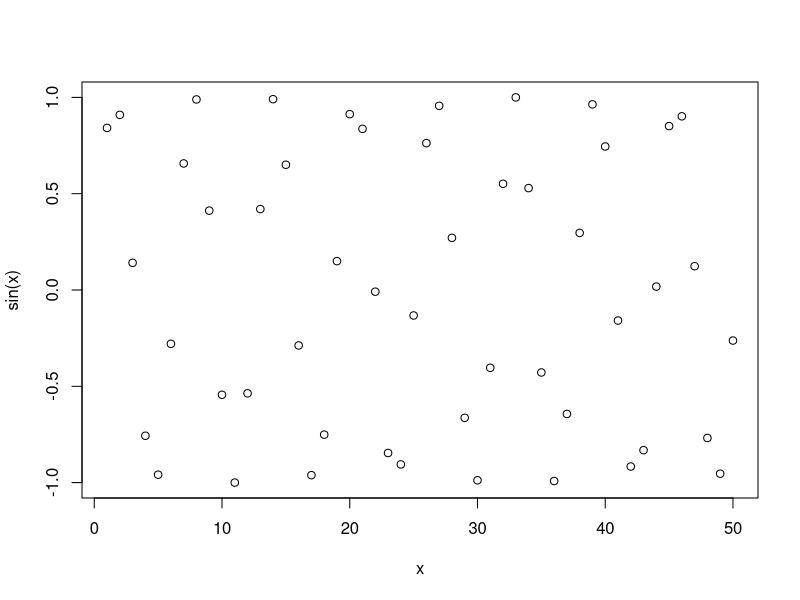
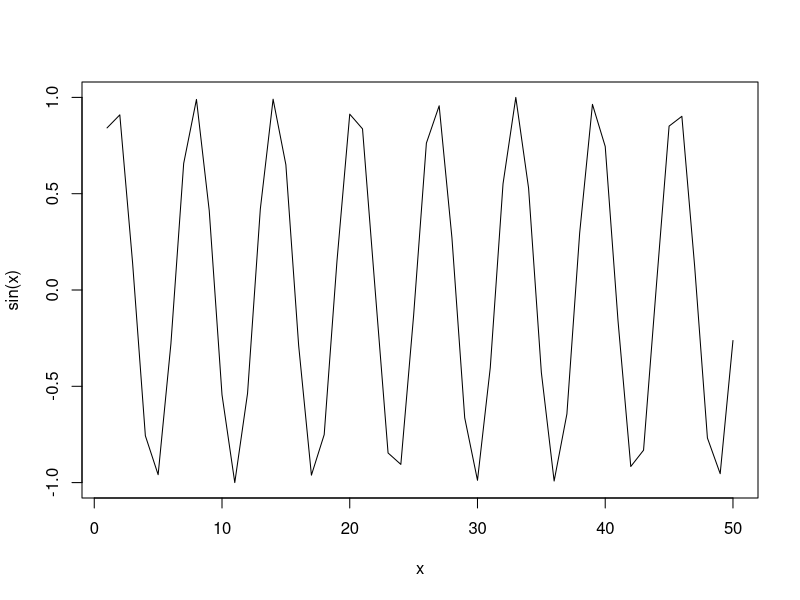
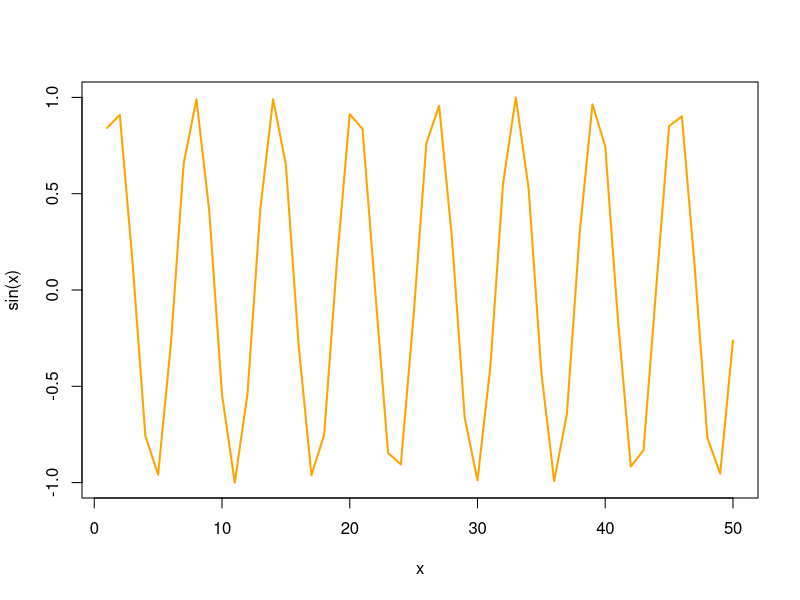
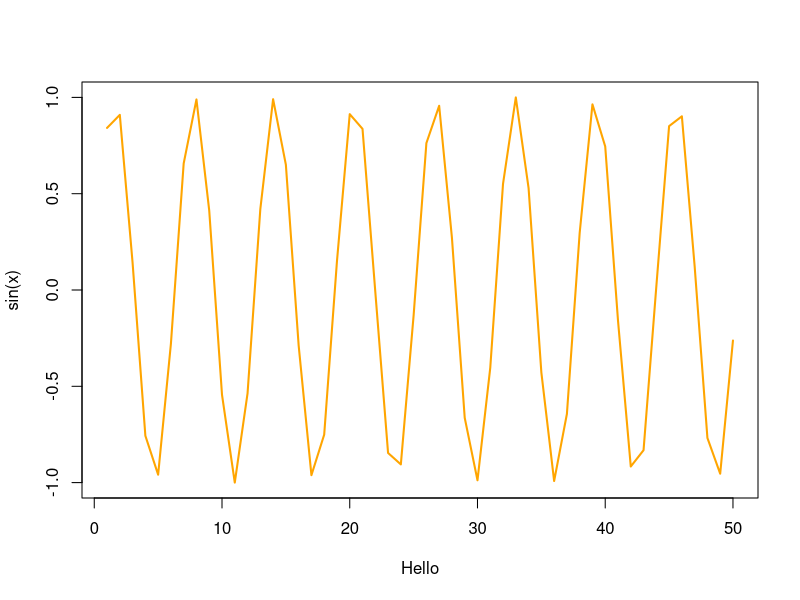

Write R code to recreate these figures, in order.
# My first R script 

x <- 1:50
plot(x, sin(x))
plot(x, sin(x),typ="l")
plot(x, sin(x),typ="l",col="orange", lwd=2)
plot(x, sin(x),typ="l",col="orange", lwd=2, xlab="Hello")
